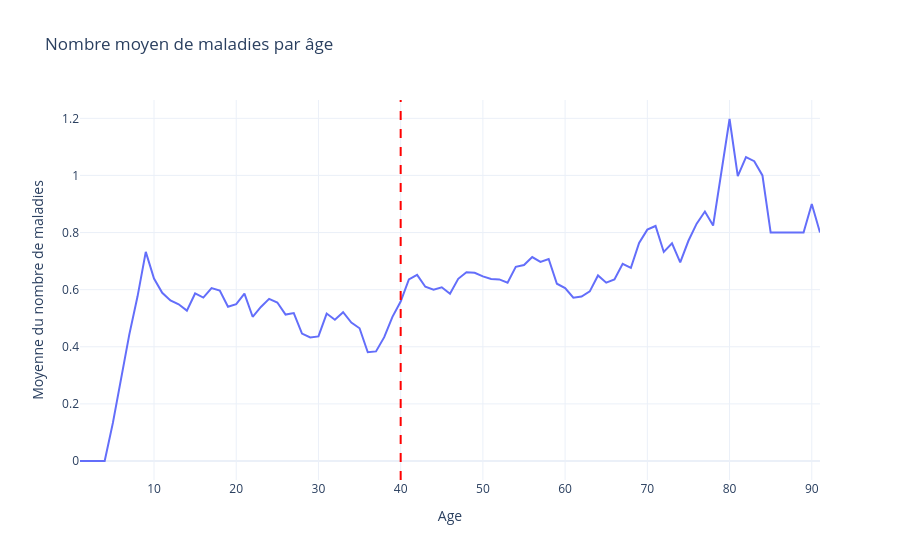
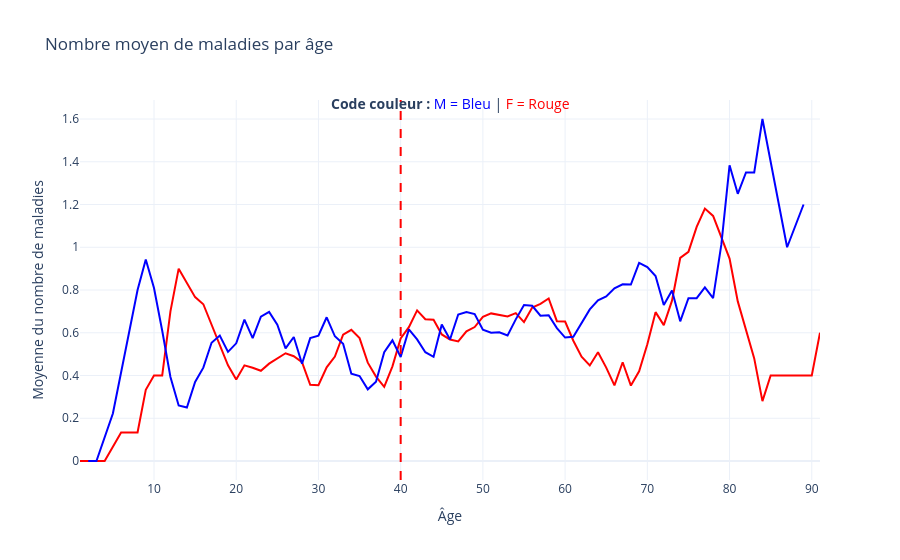

Notebook cell for these charts, in order:
### Markdown cell above
## Passons à l'âge:

### Code cell
utils.plot_avg_diseases_by_age(df, maladies=utils.onlymaladies, window_size=5, vlines=[40])
utils.plot_avg_diseases_by_age(df, maladies=utils.onlymaladies, vlines=[40], gender=True)

### Figure 1 — Plotly figure (JSON) as saved in the notebook; plotly's stock layout.template omitted (floating-point values rounded to 4 significant figures)
{"data": [{"hovertemplate": "Age=%{x}<br>Moyenne du nombre de maladies=%{y}<extra></extra>", "legendgroup": "", "line": {"color": "#636efa", "dash": "solid"}, "marker": {"symbol": "circle"}, "mode": "lines", "name": "", "orientation": "v", "showlegend": false, "type": "scatter", "x": [1, 2, 3, 4, 5, 6, 7, 8, 9, 10, 11, 12, 13, 14, 15, 16, 17, 18, 19, 20, 21, 22, 23, 24, 25, 26, 27, 28, 29, 30, 31, 32, 33, 34, 35, 36, 37, 38, 39, 40, 41, 42, 43, 44, 45, 46, 47, 48, 49, 50, 51, 52, 53, 54, 55, 56, 57, 58, 59, 60, 61, 62, 63, 64, 65, 66, 67, 68, 69, 70, 71, 72, 73, 74, 75, 76, 77, 78, 79, 80, 81, 82, 83, 84, 85, 87, 89, 90, 91], "xaxis": "x", "y": [0.0, 0.0, 0.0, 0.0, 0.1333, 0.2833, 0.4433, 0.5767, 0.7322, 0.6389, 0.5889, 0.5622, 0.5489, 0.5267, 0.5867, 0.5724, 0.6057, 0.5968, 0.5404, 0.5495, 0.586, 0.5051, 0.5394, 0.5677, 0.555, 0.5127, 0.5179, 0.4462, 0.4326, 0.4363, 0.5163, 0.4946, 0.5209, 0.4848, 0.4648, 0.381, 0.3837, 0.4337, 0.5049, 0.5582, 0.6358, 0.6518, 0.6102, 0.5996, 0.6082, 0.5854, 0.638, 0.6611, 0.6592, 0.6463, 0.6372, 0.6358, 0.6244, 0.6798, 0.6861, 0.7141, 0.6972, 0.7072, 0.6208, 0.6056, 0.5717, 0.5761, 0.594, 0.6498, 0.6245, 0.6356, 0.6908, 0.6763, 0.7638, 0.8103, 0.823, 0.7321, 0.7624, 0.6957, 0.7712, 0.8312, 0.8736, 0.8243, 1.014, 1.198, 0.9976, 1.064, 1.05, 1.0, 0.8, 0.8, 0.8, 0.9, 0.8], "yaxis": "y"}], "layout": {"legend": {"tracegroupgap": 0}, "shapes": [{"line": {"color": "red", "dash": "dash"}, "type": "line", "x0": 40, "x1": 40, "xref": "x", "y0": 0, "y1": 1, "yref": "y domain"}], "title": {"text": "Nombre moyen de maladies par âge"}, "xaxis": {"anchor": "y", "domain": [0, 1], "title": {"text": "Age"}}, "yaxis": {"anchor": "x", "domain": [0, 1], "title": {"text": "Moyenne du nombre de maladies"}}}}

### Figure 2 — Plotly figure (JSON) as saved in the notebook; plotly's stock layout.template omitted (floating-point values rounded to 4 significant figures)
{"data": [{"hovertemplate": "Âge=%{x}<br>Moyenne du nombre de maladies=%{y}<extra></extra>", "legendgroup": "", "line": {"color": "red", "dash": "solid"}, "marker": {"symbol": "circle"}, "mode": "lines", "name": "", "orientation": "v", "showlegend": false, "type": "scatter", "x": [1, 2, 3, 4, 6, 7, 8, 9, 10, 11, 12, 13, 14, 15, 16, 18, 19, 20, 21, 22, 23, 24, 25, 26, 27, 28, 29, 30, 31, 32, 33, 34, 35, 36, 37, 38, 39, 40, 41, 42, 43, 44, 45, 46, 47, 48, 49, 50, 51, 52, 53, 54, 55, 56, 57, 58, 59, 60, 61, 62, 63, 64, 65, 66, 67, 68, 69, 70, 71, 72, 73, 74, 75, 76, 77, 78, 80, 81, 83, 84, 85, 90, 91], "xaxis": "x", "y": [0.0, 0.0, 0.0, 0.0, 0.1333, 0.1333, 0.1333, 0.3333, 0.4, 0.4, 0.7, 0.9, 0.8333, 0.7667, 0.7333, 0.5476, 0.4476, 0.381, 0.4476, 0.4365, 0.4222, 0.4556, 0.4798, 0.504, 0.4902, 0.4629, 0.3562, 0.3542, 0.4383, 0.4883, 0.5906, 0.6139, 0.575, 0.46, 0.395, 0.3473, 0.4427, 0.5737, 0.6262, 0.7046, 0.6631, 0.6605, 0.592, 0.5684, 0.5594, 0.607, 0.6266, 0.6741, 0.6905, 0.6849, 0.6766, 0.6919, 0.65, 0.7181, 0.7355, 0.7605, 0.6541, 0.6526, 0.5626, 0.4881, 0.4472, 0.5091, 0.4369, 0.3535, 0.4619, 0.3528, 0.4194, 0.5464, 0.6964, 0.6357, 0.75, 0.95, 0.9786, 1.095, 1.181, 1.147, 0.9467, 0.7467, 0.48, 0.28, 0.4, 0.4, 0.6], "yaxis": "y"}, {"hovertemplate": "Patient Age=%{x}<br>Nombre de maladies=%{y}<extra></extra>", "legendgroup": "", "line": {"color": "blue", "dash": "solid"}, "marker": {"symbol": "circle"}, "mode": "lines", "name": "", "orientation": "v", "showlegend": false, "type": "scatter", "x": [2, 3, 5, 6, 7, 8, 9, 10, 11, 12, 13, 14, 15, 16, 17, 18, 19, 20, 21, 22, 23, 24, 25, 26, 27, 28, 29, 30, 31, 32, 33, 34, 35, 36, 37, 38, 39, 40, 41, 42, 43, 44, 45, 46, 47, 48, 49, 50, 51, 52, 53, 54, 55, 56, 57, 58, 59, 60, 61, 62, 63, 64, 65, 66, 67, 68, 69, 70, 71, 72, 73, 74, 75, 76, 77, 78, 79, 80, 81, 82, 83, 84, 87, 89], "xaxis": "x", "y": [0.0, 0.0, 0.2222, 0.4167, 0.6, 0.8, 0.9429, 0.8095, 0.6095, 0.3929, 0.2595, 0.25, 0.37, 0.4367, 0.5533, 0.5867, 0.5105, 0.5505, 0.6616, 0.5749, 0.6749, 0.6978, 0.6378, 0.5267, 0.58, 0.455, 0.575, 0.5861, 0.6724, 0.5835, 0.5485, 0.4085, 0.3974, 0.3354, 0.3709, 0.5087, 0.5645, 0.4867, 0.6158, 0.5691, 0.509, 0.4873, 0.6384, 0.5684, 0.6851, 0.6969, 0.6874, 0.614, 0.6004, 0.6024, 0.5873, 0.6626, 0.7293, 0.7263, 0.6795, 0.6819, 0.6219, 0.5775, 0.581, 0.6424, 0.7091, 0.7519, 0.7697, 0.8079, 0.8269, 0.8254, 0.927, 0.907, 0.8653, 0.7296, 0.7978, 0.6533, 0.7619, 0.7619, 0.8119, 0.7619, 1.012, 1.383, 1.25, 1.35, 1.35, 1.6, 1.0, 1.2], "yaxis": "y"}], "layout": {"annotations": [{"align": "center", "font": {"size": 14}, "showarrow": false, "text": "<b>Code couleur :</b> <span style='color:blue'>M = Bleu</span> | <span style='color:red'>F = Rouge</span>", "x": 0.5, "xref": "paper", "y": 1.02, "yref": "paper"}], "legend": {"tracegroupgap": 0}, "shapes": [{"line": {"color": "red", "dash": "dash"}, "type": "line", "x0": 40, "x1": 40, "xref": "x", "y0": 0, "y1": 1, "yref": "y domain"}], "title": {"text": "Nombre moyen de maladies par âge"}, "xaxis": {"anchor": "y", "domain": [0, 1], "title": {"text": "Âge"}}, "yaxis": {"anchor": "x", "domain": [0, 1], "title": {"text": "Moyenne du nombre de maladies"}}}}
